Frame 1 (no input): blank canvas, image omitted
Frame 60 (no input): blank canvas, image omitted
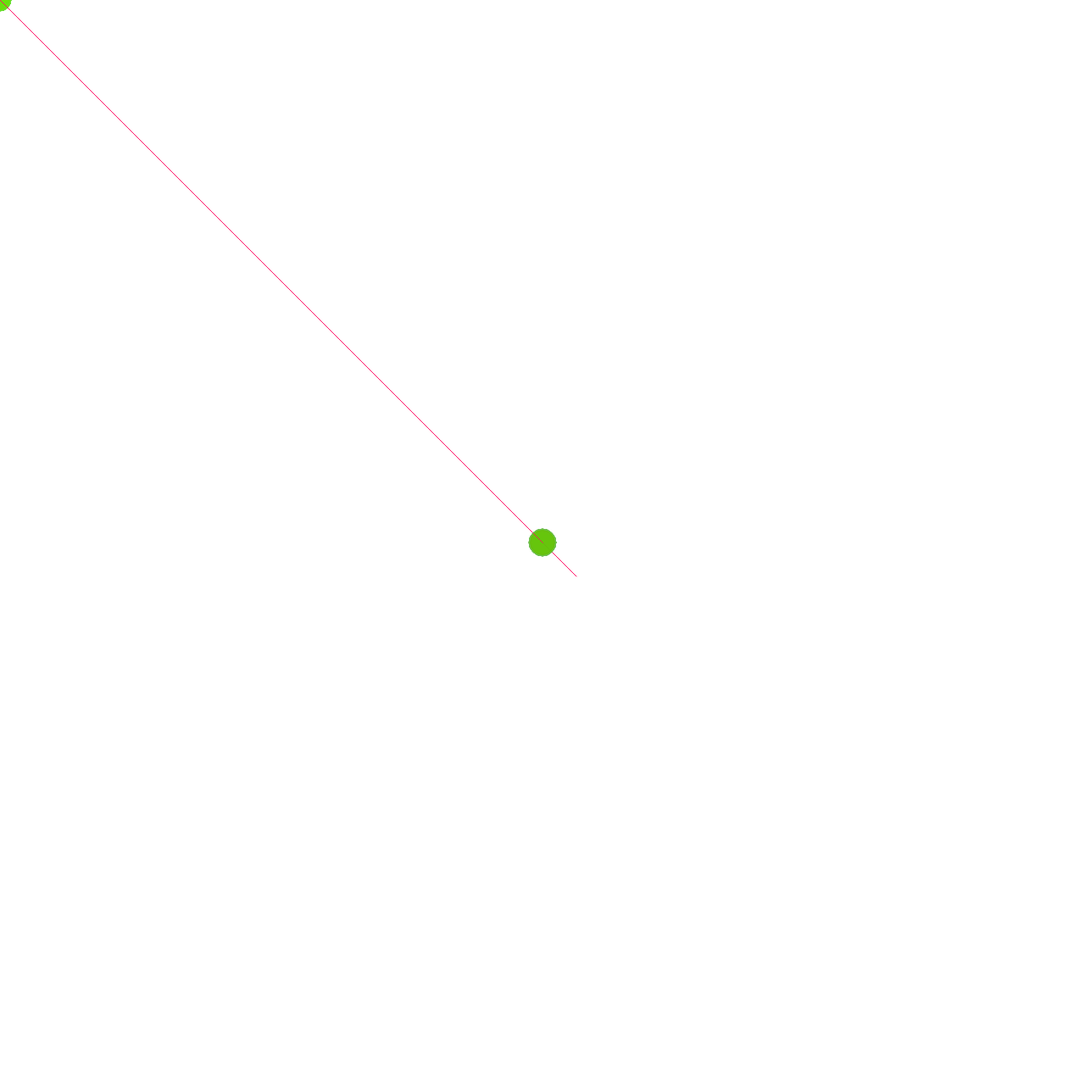
Frame 120 (the mouse pressed at the canvas centre since frame 60)

The p5.js sketch whose frames 1 and 60 were blank and that drew this single picture after the mouse press (run headless with seeded random() and noise() and a simulated clock; from frame 60 on, the mouse is pressed at the canvas centre):

// p5.js sketch
// ── sketch.js
function setup () {
	createCanvas(1280, 1280);
	mySize = 300;
	mySizee = 20;
	myRed = 100;
	myGreen = 250;
	myBlue = 20;
	mySize = 100;

}

function draw() {

	//background (0);
	
	line(pmouseX, pmouseY, mouseX +mySize, mouseY +mySize);
	stroke(myRed, myGreen, myBlue);

	ellipse(mouseX, mouseY, mySizee, mySizee);
	stroke(255, 15, 100);

	fill(100, myGreen, 10, 40);
	mySize = mySize -1;
	myRed = myRed +0.1;
	myBlue = myBlue +0.5;
	myGreen = myGreen -0.5;
	mySizee = + mySizee +0.1;
}
